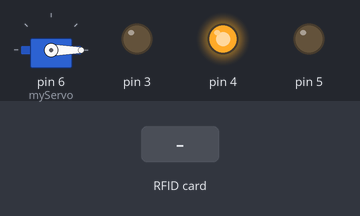
A sketch run on a simulated Arduino Uno, built with avr-gcc and run on an emulated ATmega328P. Parts: servo, output pins drawn as LEDs (lit = HIGH). Inputs (shaded band) come from the test bench. Pins used as bus, display or sensor lines are not drawn; what the sketch prints to the serial monitor is not drawn.

Above: at 1.2 s.
1.3 s: RFID card 5E 7A 19 C4 held to the reader
Timing chart, 0 to 4.3 s (numbered marks = the images above; inputs shaded):
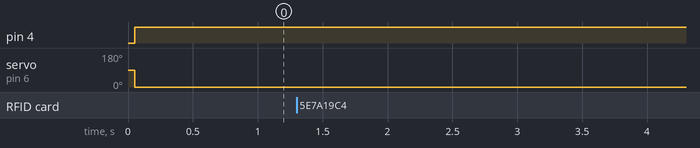

Measured:
- after the input at 1.3 s, every drawn part: stays the same

The sketch:

RFID.ino
```cpp
#include <MFRC522.h>
#include <Servo.h>
#include <SPI.h>

Servo myServo;

const int pinSDA = 10;
const int pinRST = 9;

MFRC522 mfrc522(pinSDA,pinRST);

String insertedTag ;

void setup() {
pinMode(3, OUTPUT);
pinMode(4, OUTPUT);
pinMode(5, OUTPUT);
myServo.attach(6);
SPI.begin(); //Open SPI connection
mfrc522.PCD_Init(); // initializing proximity coupiling device
Serial.begin(9600);
myServo.write(0);
digitalWrite(3,LOW);
digitalWrite(5,LOW);
}

void loop() {
  digitalWrite(4,HIGH);
  if (mfrc522.PICC_IsNewCardPresent()) // true if RFID tag (PICC) is present PICC = proximity integrated circuit card
   {
    if (mfrc522.PICC_ReadCardSerial())//if card is read
    {
      //Serial.print("RFID tag :");
      for(byte i = 0; i<mfrc522.uid.size; i++)//read id
      {
        insertedTag.concat(String(mfrc522.uid.uidByte[i], HEX));

        //Serial.println(mfrc522.uid.uidByte[i], HEX); //print id as hex values
        // Serial.print(" ");
      }
       Serial.println(insertedTag);
       delay(1050);
      byte SerialData = Serial.read();
      if(SerialData == '1')
        {
         myServo.write(90);
         digitalWrite(5,HIGH);
         digitalWrite(4,LOW);
         delay(1000);
         }

      else if (SerialData == '0')
         {
         myServo.write(0);
         digitalWrite(3,HIGH);
         digitalWrite(4,LOW);
         delay(1000);
          }
      }
      else
        {
        Serial.println("ERROR");
        }

  }
  insertedTag = "";
  digitalWrite(5,LOW);
  digitalWrite(3,LOW);

}
```
